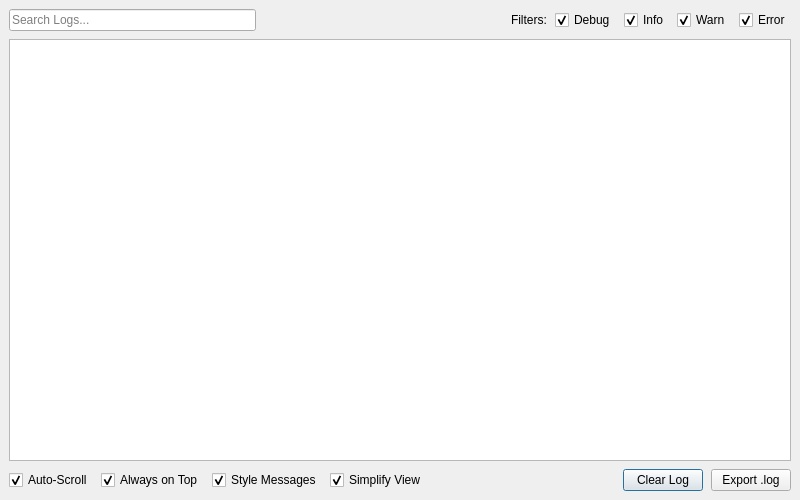
<?xml version="1.0" encoding="UTF-8"?>
<ui version="4.0">
 <class>LogViewerDialog</class>
 <widget class="QDialog" name="LogViewerDialog">
  <property name="geometry">
   <rect>
    <x>0</x>
    <y>0</y>
    <width>800</width>
    <height>500</height>
   </rect>
  </property>
  <property name="minimumSize">
   <size>
    <width>600</width>
    <height>400</height>
   </size>
  </property>
  <property name="windowTitle">
   <string>Vura Log Viewer</string>
  </property>
  <layout class="QVBoxLayout" name="verticalLayout">
   <property name="spacing">
    <number>8</number>
   </property>
   <property name="leftMargin">
    <number>9</number>
   </property>
   <property name="topMargin">
    <number>9</number>
   </property>
   <property name="rightMargin">
    <number>9</number>
   </property>
   <property name="bottomMargin">
    <number>9</number>
   </property>
   <item>
    <layout class="QHBoxLayout" name="horizontalLayout_2">
     <item>
      <widget class="QLineEdit" name="searchLineEdit">
       <property name="placeholderText">
        <string>Search Logs...</string>
       </property>
      </widget>
     </item>
     <item>
      <spacer name="horizontalSpacer_2">
       <property name="orientation">
        <enum>Qt::Orientation::Horizontal</enum>
       </property>
       <property name="sizeHint" stdset="0">
        <size>
         <width>40</width>
         <height>20</height>
        </size>
       </property>
      </spacer>
     </item>
     <item>
      <widget class="QLabel" name="label">
       <property name="text">
        <string>Filters:</string>
       </property>
      </widget>
     </item>
     <item>
      <widget class="QCheckBox" name="chkDebug">
       <property name="text">
        <string>Debug</string>
       </property>
       <property name="checked">
        <bool>true</bool>
       </property>
      </widget>
     </item>
     <item>
      <widget class="QCheckBox" name="chkInfo">
       <property name="text">
        <string>Info</string>
       </property>
       <property name="checked">
        <bool>true</bool>
       </property>
      </widget>
     </item>
     <item>
      <widget class="QCheckBox" name="chkWarn">
       <property name="text">
        <string>Warn</string>
       </property>
       <property name="checked">
        <bool>true</bool>
       </property>
      </widget>
     </item>
     <item>
      <widget class="QCheckBox" name="chkError">
       <property name="text">
        <string>Error</string>
       </property>
       <property name="checked">
        <bool>true</bool>
       </property>
      </widget>
     </item>
    </layout>
   </item>
   <item>
    <widget class="QPlainTextEdit" name="logTextArea"/>
   </item>
   <item>
    <layout class="QHBoxLayout" name="horizontalLayout">
     <item>
      <widget class="QCheckBox" name="chkAutoScroll">
       <property name="text">
        <string>Auto-Scroll</string>
       </property>
       <property name="checked">
        <bool>true</bool>
       </property>
      </widget>
     </item>
     <item>
      <widget class="QCheckBox" name="chkAlwaysOnTop">
       <property name="text">
        <string>Always on Top</string>
       </property>
       <property name="checked">
        <bool>true</bool>
       </property>
      </widget>
     </item>
     <item>
      <widget class="QCheckBox" name="chkStyleMessages">
       <property name="text">
        <string>Style Messages</string>
       </property>
       <property name="checked">
        <bool>true</bool>
       </property>
      </widget>
     </item>
     <item>
      <widget class="QCheckBox" name="simplifyView">
       <property name="text">
        <string>Simplify View</string>
       </property>
       <property name="checked">
        <bool>true</bool>
       </property>
      </widget>
     </item>
     <item>
      <spacer name="horizontalSpacer">
       <property name="orientation">
        <enum>Qt::Orientation::Horizontal</enum>
       </property>
       <property name="sizeHint" stdset="0">
        <size>
         <width>40</width>
         <height>20</height>
        </size>
       </property>
      </spacer>
     </item>
     <item>
      <widget class="QPushButton" name="btnClear">
       <property name="text">
        <string>Clear Log</string>
       </property>
      </widget>
     </item>
     <item>
      <widget class="QPushButton" name="btnExport">
       <property name="text">
        <string>Export .log</string>
       </property>
      </widget>
     </item>
    </layout>
   </item>
  </layout>
 </widget>
 <resources>
  <include location="vura.qrc"/>
 </resources>
 <connections/>
</ui>
